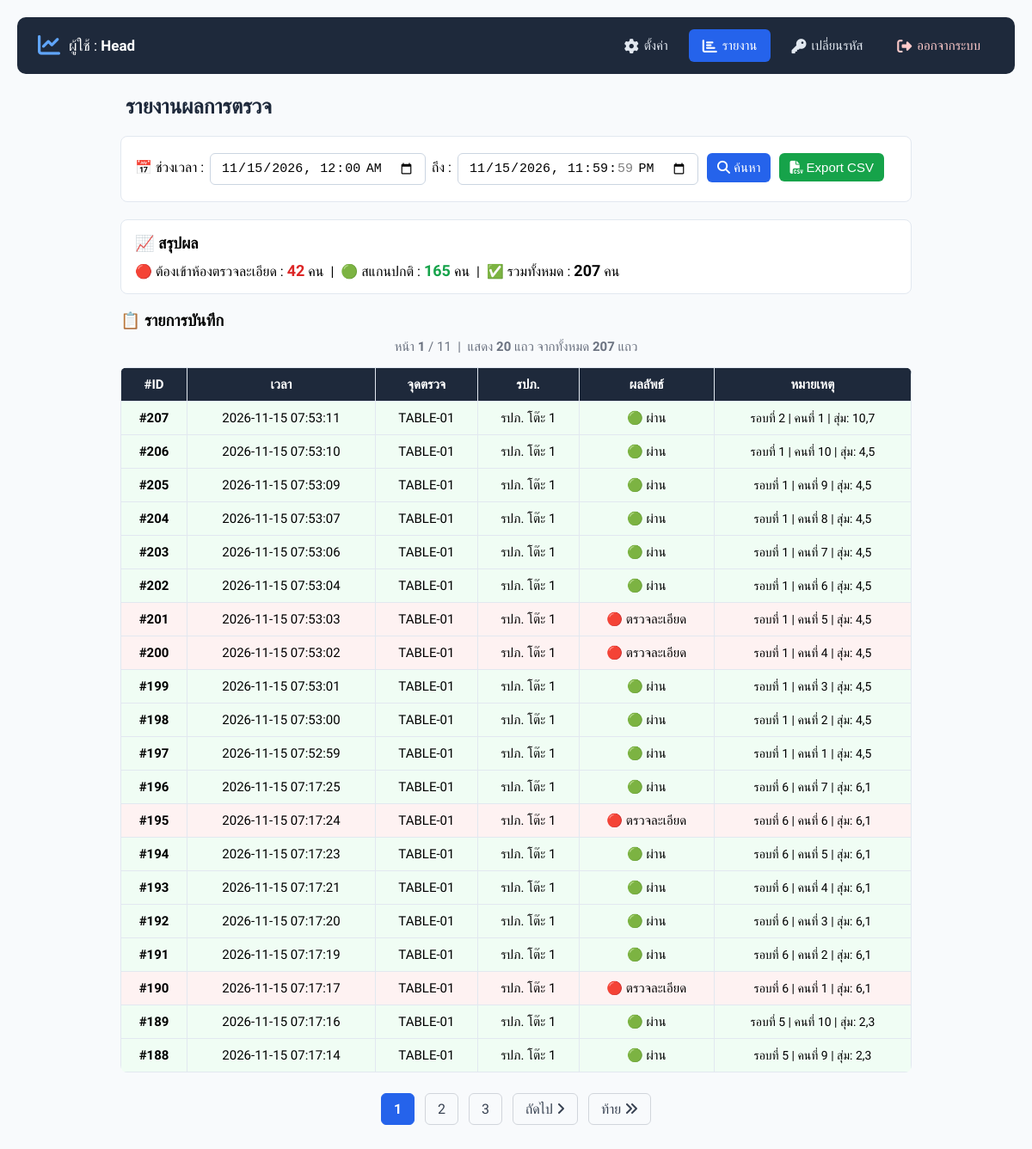
The app's page /admin_report.php (signed in) with its own data.
### tables this page shows
CREATE TABLE IF NOT EXISTS `screening_log` (
  `log_id` int NOT NULL AUTO_INCREMENT,
  `log_datetime` timestamp NULL DEFAULT CURRENT_TIMESTAMP,
  `user_id` int NOT NULL,
  `station_id` int NOT NULL,
  `result_color` varchar(10) NOT NULL,
  `notes` text,
  PRIMARY KEY (`log_id`),
  KEY `user_id` (`user_id`),
  KEY `station_id` (`station_id`),
  CONSTRAINT `screening_log_ibfk_1` FOREIGN KEY (`user_id`) REFERENCES `users` (`user_id`) ON DELETE RESTRICT,
  CONSTRAINT `screening_log_ibfk_2` FOREIGN KEY (`station_id`) REFERENCES `screening_stations` (`station_id`) ON DELETE RESTRICT
);

CREATE TABLE IF NOT EXISTS `screening_stations` (
  `station_id` int NOT NULL AUTO_INCREMENT,
  `station_code` varchar(20) NOT NULL,
  `station_name` varchar(100) DEFAULT NULL,
  `is_active` tinyint(1) DEFAULT '1',
  PRIMARY KEY (`station_id`),
  UNIQUE KEY `station_code` (`station_code`)
);

CREATE TABLE IF NOT EXISTS `users` (
  `user_id` int NOT NULL AUTO_INCREMENT,
  `username` varchar(50) NOT NULL,
  `password_hash` varchar(255) NOT NULL,
  `full_name` varchar(100) DEFAULT NULL,
  `role` varchar(20) NOT NULL,
  `created_at` timestamp NULL DEFAULT CURRENT_TIMESTAMP,
  PRIMARY KEY (`user_id`),
  UNIQUE KEY `username` (`username`)
);

### admin_report.php (the view, shortened to what this page needs)
<?php
require 'db_connect.php';
$startDate = isset($_POST['start_date']) ? $_POST['start_date'] : date("Y-m-d 00:00:00");
$endDate = isset($_POST['end_date']) ? $_POST['end_date'] : date("Y-m-d 23:59:59");
$perPage = 20;
$page = isset($_GET['page']) ? max(1, (int)$_GET['page']) : 1;
$offset = ($page - 1) * $perPage;
$stmtCount = $pdo->prepare("
    SELECT COUNT(*) AS total
    FROM screening_log l
    WHERE l.log_datetime BETWEEN :start AND :end
");
$stmtCount->bindValue(':start', $startDate);
$stmtCount->bindValue(':end', $endDate);
$stmtCount->execute();
$totalRow = $stmtCount->fetch(PDO::FETCH_ASSOC)['total'];
$totalPages = ceil($totalRow / $perPage);
$stmtLog = $pdo->prepare("
    SELECT l.log_id, l.log_datetime, l.result_color, l.notes,
           s.station_code, s.station_name, u.full_name AS guard_name
    FROM screening_log l
    JOIN screening_stations s ON l.station_id = s.station_id
    JOIN users u ON l.user_id = u.user_id
    WHERE l.log_datetime BETWEEN :start AND :end
    ORDER BY l.log_datetime DESC
    LIMIT :limit OFFSET :offset
");
$stmtLog->bindValue(':start', $startDate);
$stmtLog->bindValue(':end', $endDate);
$stmtLog->bindValue(':limit', $perPage, PDO::PARAM_INT);
$stmtLog->bindValue(':offset', $offset, PDO::PARAM_INT);
$stmtLog->execute();
$logList = $stmtLog->fetchAll(PDO::FETCH_ASSOC);
$stmtSum = $pdo->prepare("
    SELECT result_color, COUNT(*) AS total_count
    FROM screening_log
    WHERE log_datetime BETWEEN :start AND :end
    GROUP BY result_color
");
$stmtSum->bindValue(':start', $startDate);
$stmtSum->bindValue(':end', $endDate);
$stmtSum->execute();
$summary = $stmtSum->fetchAll(PDO::FETCH_ASSOC);
$redTotal = $greenTotal = 0;
foreach ($summary as $row) {
    if ($row['result_color'] === 'RED') $redTotal = $row['total_count'];
    if ($row['result_color'] === 'GREEN') $greenTotal = $row['total_count'];
}
?>
<!DOCTYPE html>
<html>
<head>
<link rel="stylesheet" href="https://cdnjs.cloudflare.com/ajax/libs/font-awesome/6.7.0/css/all.min.css">
</head>
<body>
<div class="top-nav">
    <div class="nav-left">
        <i class="fa-solid fa-chart-line"></i>
        <span>ผู้ใช้ : <strong><?php echo htmlspecialchars($_SESSION['full_name']); ?></strong></span>
    </div>
    <div class="nav-right">
        <a href="admin_setting.php">
            <i class="fa-solid fa-gear"></i>
            <span>ตั้งค่า</span>
        </a>
        <a href="admin_report.php" class="active">
            <i class="fa-solid fa-chart-bar"></i>
            <span>รายงาน</span>
        </a>
        <a href="admin_change_password.php">
            <i class="fa-solid fa-key"></i>
            <span>เปลี่ยนรหัส</span>
        </a>
        <a href="logout.php" class="logout-link">
            <i class="fa-solid fa-right-from-bracket"></i>
            <span>ออกจากระบบ</span>
        </a>
    </div>
</div>
<div class="container">
<h2><i class="fa-solid fa-file-report" style="color:#2563eb;"></i> รายงานผลการตรวจ</h2>
<form method="POST" style="background:white; padding:16px; border-radius:8px; margin-bottom:20px; border:1px solid #e2e8f0;">
<label>📅 ช่วงเวลา :</label>
<input type="datetime-local" name="start_date" value="<?php echo htmlspecialchars(str_replace(" ","T",$startDate)); ?>" required>
<label>ถึง :</label>
<input type="datetime-local" name="end_date" value="<?php echo htmlspecialchars(str_replace(" ","T",$endDate)); ?>" required>
<button type="submit"><i class="fa-solid fa-magnifying-glass"></i> ค้นหา</button>
<button type="submit" name="export_csv" class="exportBtn"><i class="fa-solid fa-file-csv"></i> Export CSV</button>
</form>
<div class="summary-box">
<h3 style="margin-bottom:10px; font-size:18px;">📈 สรุปผล</h3>
<p style="font-size:16px;">
🔴 ต้องเข้าห้องตรวจละเอียด : <strong style="color:#dc2626; font-size:18px;"><?php echo $redTotal; ?></strong> คน &nbsp;|&nbsp;
🟢 สแกนปกติ : <strong style="color:#16a34a; font-size:18px;"><?php echo $greenTotal; ?></strong> คน &nbsp;|&nbsp;
✅ รวมทั้งหมด : <strong style="font-size:18px;"><?php echo number_format($totalRow); ?></strong> คน
</p>
</div>
<h3 style="margin-bottom:10px;">📋 รายการบันทึก</h3>
<div class="pageInfo">
หน้า <strong><?php echo $page; ?></strong> / <?php echo $totalPages; ?> &nbsp;|&nbsp;
แสดง <strong><?php echo count($logList); ?></strong> แถว จากทั้งหมด <strong><?php echo number_format($totalRow); ?></strong> แถว
</div>
<table>
<tr>
<th>#ID</th>
<th>เวลา</th>
<th>จุดตรวจ</th>
<th>รปภ.</th>
<th>ผลลัพธ์</th>
<th>หมายเหตุ</th>
</tr>
<?php if (empty($logList)): ?>
<tr><td colspan="6" style="padding:40px; color:#6b7280;">❌ ไม่พบข้อมูลในช่วงเวลาที่เลือก</td></tr>
<?php else: ?>
<?php foreach ($logList as $log): ?>
<tr class="<?php echo $log['result_color']==='RED' ? 'redRow' : 'greenRow'; ?>">
<td><strong>#<?php echo $log['log_id']; ?></strong></td>
<td><?php echo htmlspecialchars($log['log_datetime']); ?></td>
<td><?php echo htmlspecialchars($log['station_code']); ?></td>
<td><?php echo htmlspecialchars($log['guard_name']); ?></td>
<td><?php echo $log['result_color']==='RED' ? "🔴 ตรวจละเอียด" : "🟢 ผ่าน"; ?></td>
<td style="font-size:14px;"><?php echo htmlspecialchars($log['notes'] ?? '-'); ?></td>
</tr>
<?php endforeach; ?>
<?php endif; ?>
</table>
<?php if ($totalPages > 1): ?>
<div class="pagination">
    <?php
    $startPage = max(1, $page - 2);
    $endPage = min($totalPages, $page + 2);
    for ($i = $startPage; $i <= $endPage; $i++):
    ?>
        <?php if ($i == $page): ?>
        <strong><?php echo $i; ?></strong>
        <?php else: ?>
        <a href="?page=<?php echo $i; ?>"><?php echo $i; ?></a>
        <?php endif; ?>
    <?php endfor; ?>
    <?php if ($page < $totalPages): ?>
    <a href="?page=<?php echo $page + 1; ?>">ถัดไป <i class="fa-solid fa-angle-right"></i></a>
    <a href="?page=<?php echo $totalPages; ?>">ท้าย <i class="fa-solid fa-angles-right"></i></a>
    <?php endif; ?>
</div>
<?php endif; ?>
</div>
</body>
</html>

### admin_report.php (style rules this page uses)
* { margin:0; padding:0; box-sizing:border-box; }
body { font-family: 'Sarabun', 'Sarabun New', sans-serif; background: #f8fafc; padding: 20px; }
.top-nav { background:#1e293b; padding:14px 24px; display:flex; justify-content:space-between; align-items:center; border-radius:10px; margin-bottom:24px; }
.nav-left { display:flex; align-items:center; gap:10px; color:white; font-size:17px; }
.nav-left i { font-size:26px; color:#60a5fa; }
.nav-right { display:flex; gap:8px; align-items:center; }
.nav-right a { display:flex; align-items:center; gap:6px; color:#e2e8f0; text-decoration:none; padding:10px 16px; border-radius:6px; font-size:15px; transition:background 0.2s; }
.nav-right a.active { background:#2563eb; color:white; }
.nav-right a.logout-link { color:#fecaca; }
.nav-right i { font-size:17px; }
.container { width:920px;margin:0 auto; }
h2 { font-size:24px; color:#1e293b; margin-bottom:20px; }
table { width:100%;border-collapse:collapse;margin:15px 0; background:white; border-radius:8px; overflow:hidden; }
th,td { border:1px solid #e2e8f0;padding:10px;text-align:center; font-size:15px; }
th { background:#1e293b;color:white; font-weight:600; }
.redRow { background:#fef2f2; }
.greenRow { background:#f0fdf4; }
input,button { padding:8px 12px;font-size:15px;margin:3px; border-radius:6px; border:1px solid #cbd5e1; }
button { background:#2563eb;color:white;border:none; cursor:pointer; }
.exportBtn { background:#16a34a; }
.pagination { text-align:center;margin:24px 0; }
.pagination a, .pagination strong { display:inline-block; padding:8px 14px; margin:0 4px; border-radius:6px; text-decoration:none; border:1px solid #d1d5db; color:#374151; }
.pagination strong { background:#2563eb;color:white;border-color:#2563eb; }
.pageInfo { text-align:center;color:#6b7280;margin-bottom:12px; font-size:15px; }
.summary-box { background:white; padding:16px; border-radius:8px; margin-bottom:20px; border:1px solid #e2e8f0; }

### records on screen
screening_log: log_id "207", log_datetime "2026-11-15 07:53:11", station.station_code "TABLE‑01", user.full_name "รปภ. โต๊ะ 1", result_color "🟢 ผ่าน", notes "รอบที่ 2 | คนที่ 1 | สุ่ม: 10,7"
screening_log: log_id "206", log_datetime "2026-11-15 07:53:10", station.station_code "TABLE‑01", user.full_name "รปภ. โต๊ะ 1", result_color "🟢 ผ่าน", notes "รอบที่ 1 | คนที่ 10 | สุ่ม: 4,5"
screening_log: log_id "205", log_datetime "2026-11-15 07:53:09", station.station_code "TABLE‑01", user.full_name "รปภ. โต๊ะ 1", result_color "🟢 ผ่าน", notes "รอบที่ 1 | คนที่ 9 | สุ่ม: 4,5"
screening_log: log_id "204", log_datetime "2026-11-15 07:53:07", station.station_code "TABLE‑01", user.full_name "รปภ. โต๊ะ 1", result_color "🟢 ผ่าน", notes "รอบที่ 1 | คนที่ 8 | สุ่ม: 4,5"
screening_log: log_id "203", log_datetime "2026-11-15 07:53:06", station.station_code "TABLE‑01", user.full_name "รปภ. โต๊ะ 1", result_color "🟢 ผ่าน", notes "รอบที่ 1 | คนที่ 7 | สุ่ม: 4,5"
screening_log: log_id "202", log_datetime "2026-11-15 07:53:04", station.station_code "TABLE‑01", user.full_name "รปภ. โต๊ะ 1", result_color "🟢 ผ่าน", notes "รอบที่ 1 | คนที่ 6 | สุ่ม: 4,5"
screening_log: log_id "201", log_datetime "2026-11-15 07:53:03", station.station_code "TABLE‑01", user.full_name "รปภ. โต๊ะ 1", result_color "🔴 ตรวจละเอียด", notes "รอบที่ 1 | คนที่ 5 | สุ่ม: 4,5"
screening_log: log_id "200", log_datetime "2026-11-15 07:53:02", station.station_code "TABLE‑01", user.full_name "รปภ. โต๊ะ 1", result_color "🔴 ตรวจละเอียด", notes "รอบที่ 1 | คนที่ 4 | สุ่ม: 4,5"
screening_log: log_id "199", log_datetime "2026-11-15 07:53:01", station.station_code "TABLE‑01", user.full_name "รปภ. โต๊ะ 1", result_color "🟢 ผ่าน", notes "รอบที่ 1 | คนที่ 3 | สุ่ม: 4,5"
screening_log: log_id "198", log_datetime "2026-11-15 07:53:00", station.station_code "TABLE‑01", user.full_name "รปภ. โต๊ะ 1", result_color "🟢 ผ่าน", notes "รอบที่ 1 | คนที่ 2 | สุ่ม: 4,5"
screening_log: log_id "197", log_datetime "2026-11-15 07:52:59", station.station_code "TABLE‑01", user.full_name "รปภ. โต๊ะ 1", result_color "🟢 ผ่าน", notes "รอบที่ 1 | คนที่ 1 | สุ่ม: 4,5"
screening_log: log_id "196", log_datetime "2026-11-15 07:17:25", station.station_code "TABLE‑01", user.full_name "รปภ. โต๊ะ 1", result_color "🟢 ผ่าน", notes "รอบที่ 6 | คนที่ 7 | สุ่ม: 6,1"
screening_log: log_id "195", log_datetime "2026-11-15 07:17:24", station.station_code "TABLE‑01", user.full_name "รปภ. โต๊ะ 1", result_color "🔴 ตรวจละเอียด", notes "รอบที่ 6 | คนที่ 6 | สุ่ม: 6,1"
screening_log: log_id "194", log_datetime "2026-11-15 07:17:23", station.station_code "TABLE‑01", user.full_name "รปภ. โต๊ะ 1", result_color "🟢 ผ่าน", notes "รอบที่ 6 | คนที่ 5 | สุ่ม: 6,1"
screening_log: log_id "193", log_datetime "2026-11-15 07:17:21", station.station_code "TABLE‑01", user.full_name "รปภ. โต๊ะ 1", result_color "🟢 ผ่าน", notes "รอบที่ 6 | คนที่ 4 | สุ่ม: 6,1"
screening_log: log_id "192", log_datetime "2026-11-15 07:17:20", station.station_code "TABLE‑01", user.full_name "รปภ. โต๊ะ 1", result_color "🟢 ผ่าน", notes "รอบที่ 6 | คนที่ 3 | สุ่ม: 6,1"
screening_log: log_id "191", log_datetime "2026-11-15 07:17:19", station.station_code "TABLE‑01", user.full_name "รปภ. โต๊ะ 1", result_color "🟢 ผ่าน", notes "รอบที่ 6 | คนที่ 2 | สุ่ม: 6,1"
screening_log: log_id "190", log_datetime "2026-11-15 07:17:17", station.station_code "TABLE‑01", user.full_name "รปภ. โต๊ะ 1", result_color "🔴 ตรวจละเอียด", notes "รอบที่ 6 | คนที่ 1 | สุ่ม: 6,1"
screening_log: log_id "189", log_datetime "2026-11-15 07:17:16", station.station_code "TABLE‑01", user.full_name "รปภ. โต๊ะ 1", result_color "🟢 ผ่าน", notes "รอบที่ 5 | คนที่ 10 | สุ่ม: 2,3"
screening_log: log_id "188", log_datetime "2026-11-15 07:17:14", station.station_code "TABLE‑01", user.full_name "รปภ. โต๊ะ 1", result_color "🟢 ผ่าน", notes "รอบที่ 5 | คนที่ 9 | สุ่ม: 2,3"

### other values on screen
$_SESSION['full_name'] "Head"
$redTotal "42"
$greenTotal "165"
$totalRow "207"
$page "1"
$totalPages "11"
count($logList) "20"
